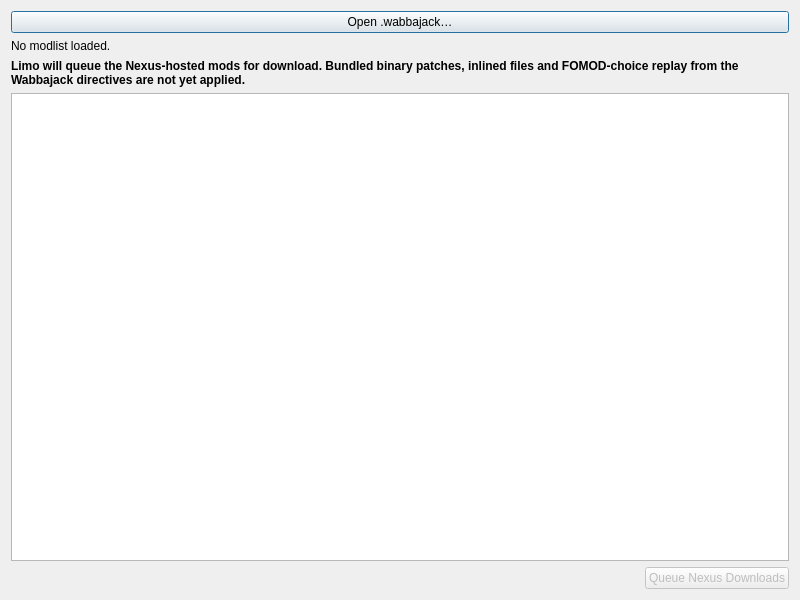
<?xml version="1.0" encoding="UTF-8"?>
<ui version="4.0">
 <class>WabbajackImportDialog</class>
 <widget class="QDialog" name="WabbajackImportDialog">
  <property name="geometry">
   <rect>
    <x>0</x>
    <y>0</y>
    <width>800</width>
    <height>600</height>
   </rect>
  </property>
  <property name="windowTitle">
   <string>Import Wabbajack Modlist</string>
  </property>
  <layout class="QGridLayout" name="gridLayout">
   <item row="0" column="0" colspan="2">
    <widget class="QPushButton" name="open_button">
     <property name="text">
      <string>Open .wabbajack…</string>
     </property>
    </widget>
   </item>
   <item row="1" column="0" colspan="2">
    <widget class="QLabel" name="info_label">
     <property name="text">
      <string>No modlist loaded.</string>
     </property>
     <property name="wordWrap">
      <bool>true</bool>
     </property>
    </widget>
   </item>
   <item row="2" column="0" colspan="2">
    <widget class="QLabel" name="note_label">
     <property name="text">
      <string>Limo will queue the Nexus-hosted mods for download. Bundled binary patches, inlined files and FOMOD-choice replay from the Wabbajack directives are not yet applied.</string>
     </property>
     <property name="wordWrap">
      <bool>true</bool>
     </property>
     <property name="styleSheet">
      <string notr="true">font-weight: bold;</string>
     </property>
    </widget>
   </item>
   <item row="3" column="0" colspan="2">
    <widget class="QTableWidget" name="archive_table">
     <property name="editTriggers">
      <set>QAbstractItemView::NoEditTriggers</set>
     </property>
     <property name="selectionBehavior">
      <enum>QAbstractItemView::SelectRows</enum>
     </property>
    </widget>
   </item>
   <item row="4" column="0">
    <spacer name="horizontalSpacer">
     <property name="orientation">
      <enum>Qt::Horizontal</enum>
     </property>
     <property name="sizeHint" stdset="0">
      <size>
       <width>40</width>
       <height>20</height>
      </size>
     </property>
    </spacer>
   </item>
   <item row="4" column="1">
    <widget class="QPushButton" name="queue_button">
     <property name="enabled">
      <bool>false</bool>
     </property>
     <property name="text">
      <string>Queue Nexus Downloads</string>
     </property>
    </widget>
   </item>
  </layout>
 </widget>
 <resources/>
 <connections/>
</ui>
